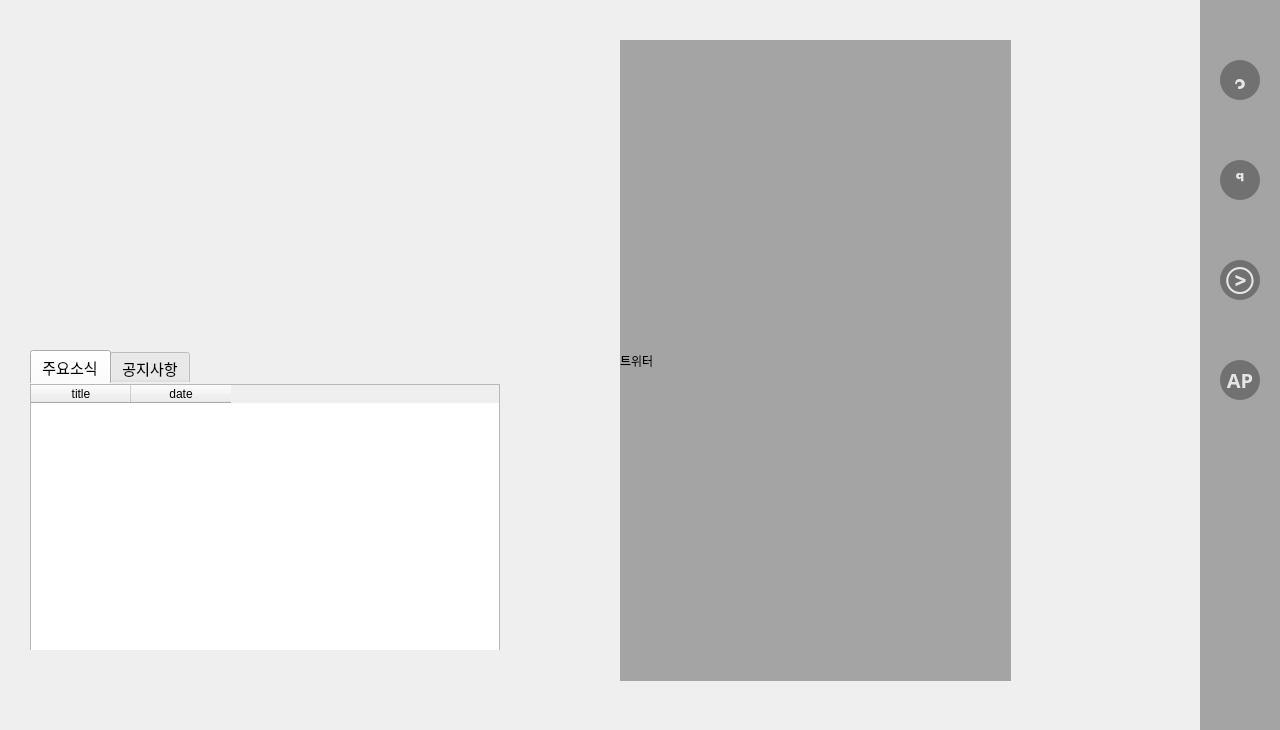
<?xml version="1.0" encoding="UTF-8"?>
<ui version="4.0">
 <class>MainWindow</class>
 <widget class="QMainWindow" name="MainWindow">
  <property name="geometry">
   <rect>
    <x>0</x>
    <y>0</y>
    <width>1280</width>
    <height>730</height>
   </rect>
  </property>
  <property name="windowTitle">
   <string>MainWindow</string>
  </property>
  <widget class="QWidget" name="centralwidget">
   <widget class="QWidget" name="widget" native="true">
    <property name="geometry">
     <rect>
      <x>0</x>
      <y>0</y>
      <width>1280</width>
      <height>730</height>
     </rect>
    </property>
    <property name="styleSheet">
     <string notr="true">QPushButton{
	background-color: rgba(0,0,0,80);
	color:rgba(255,255,255,210);
	border-radius:20px;
}
QPushButton:hover{
	color: rgba(131,96,53,255);
}
QPushButton:clicked{
	padding-left: 5px;
	padding-top: 5px;
	color:rgba(91,88,53,255);
}
</string>
    </property>
    <widget class="QLabel" name="label_2">
     <property name="geometry">
      <rect>
       <x>1200</x>
       <y>0</y>
       <width>80</width>
       <height>730</height>
      </rect>
     </property>
     <property name="font">
      <font>
       <pointsize>15</pointsize>
       <weight>75</weight>
       <bold>true</bold>
      </font>
     </property>
     <property name="styleSheet">
      <string notr="true">background-color:rgba(0,0,0,80);</string>
     </property>
     <property name="text">
      <string/>
     </property>
    </widget>
    <widget class="QPushButton" name="button_screen_menu1">
     <property name="geometry">
      <rect>
       <x>1220</x>
       <y>60</y>
       <width>40</width>
       <height>40</height>
      </rect>
     </property>
     <property name="font">
      <font>
       <family>Segoe MDL2 Assets</family>
       <pointsize>15</pointsize>
       <weight>75</weight>
       <bold>true</bold>
      </font>
     </property>
     <property name="text">
      <string></string>
     </property>
    </widget>
    <widget class="QPushButton" name="button_screen_menu2">
     <property name="geometry">
      <rect>
       <x>1220</x>
       <y>160</y>
       <width>40</width>
       <height>40</height>
      </rect>
     </property>
     <property name="font">
      <font>
       <family>Segoe MDL2 Assets</family>
       <pointsize>15</pointsize>
       <weight>75</weight>
       <bold>true</bold>
      </font>
     </property>
     <property name="styleSheet">
      <string notr="true"/>
     </property>
     <property name="text">
      <string></string>
     </property>
    </widget>
    <widget class="QPushButton" name="button_screen_menu3">
     <property name="geometry">
      <rect>
       <x>1220</x>
       <y>260</y>
       <width>40</width>
       <height>40</height>
      </rect>
     </property>
     <property name="font">
      <font>
       <family>Segoe MDL2 Assets</family>
       <pointsize>15</pointsize>
       <weight>75</weight>
       <bold>true</bold>
      </font>
     </property>
     <property name="text">
      <string></string>
     </property>
    </widget>
    <widget class="QPushButton" name="button_screen_menu4">
     <property name="geometry">
      <rect>
       <x>1220</x>
       <y>360</y>
       <width>40</width>
       <height>40</height>
      </rect>
     </property>
     <property name="font">
      <font>
       <family>배달의민족 주아</family>
       <pointsize>15</pointsize>
       <weight>75</weight>
       <bold>true</bold>
      </font>
     </property>
     <property name="text">
      <string>AP</string>
     </property>
    </widget>
    <widget class="QStackedWidget" name="stackedWidget">
     <property name="geometry">
      <rect>
       <x>0</x>
       <y>0</y>
       <width>1200</width>
       <height>730</height>
      </rect>
     </property>
     <property name="styleSheet">
      <string notr="true"/>
     </property>
     <property name="currentIndex">
      <number>0</number>
     </property>
     <widget class="QWidget" name="page">
      <widget class="QLabel" name="label_slide_home">
       <property name="geometry">
        <rect>
         <x>30</x>
         <y>80</y>
         <width>470</width>
         <height>264</height>
        </rect>
       </property>
       <property name="cursor">
        <cursorShape>ArrowCursor</cursorShape>
       </property>
       <property name="styleSheet">
        <string notr="true">background-color:gba(0,0,0,80);</string>
       </property>
       <property name="text">
        <string/>
       </property>
      </widget>
      <widget class="QPushButton" name="pushButton_slide_home">
       <property name="geometry">
        <rect>
         <x>30</x>
         <y>80</y>
         <width>470</width>
         <height>264</height>
        </rect>
       </property>
       <property name="cursor">
        <cursorShape>PointingHandCursor</cursorShape>
       </property>
       <property name="styleSheet">
        <string notr="true">QPushButton{
	background-color: rgba(0,0,0,0);
}
QPushButton:hover{
}
QPushButton:clicked{
}</string>
       </property>
       <property name="text">
        <string/>
       </property>
      </widget>
      <widget class="QTabWidget" name="tabWidget_home">
       <property name="geometry">
        <rect>
         <x>30</x>
         <y>350</y>
         <width>470</width>
         <height>300</height>
        </rect>
       </property>
       <property name="font">
        <font>
         <family>배달의민족 주아</family>
         <pointsize>11</pointsize>
         <kerning>true</kerning>
        </font>
       </property>
       <property name="styleSheet">
        <string notr="true">QTabWidget::pane {border: 0;}</string>
       </property>
       <property name="tabShape">
        <enum>QTabWidget::Rounded</enum>
       </property>
       <property name="currentIndex">
        <number>0</number>
       </property>
       <widget class="QWidget" name="tab_home2">
        <attribute name="title">
         <string>주요소식</string>
        </attribute>
        <widget class="QTableWidget" name="tableWidget_home2">
         <property name="geometry">
          <rect>
           <x>0</x>
           <y>0</y>
           <width>470</width>
           <height>270</height>
          </rect>
         </property>
         <property name="styleSheet">
          <string notr="true"/>
         </property>
         <column>
          <property name="text">
           <string>title</string>
          </property>
         </column>
         <column>
          <property name="text">
           <string>date</string>
          </property>
         </column>
        </widget>
       </widget>
       <widget class="QWidget" name="tab_home1">
        <attribute name="title">
         <string>공지사항</string>
        </attribute>
        <widget class="QTableWidget" name="tableWidget_home1">
         <property name="geometry">
          <rect>
           <x>0</x>
           <y>0</y>
           <width>470</width>
           <height>270</height>
          </rect>
         </property>
         <property name="styleSheet">
          <string notr="true"/>
         </property>
         <column>
          <property name="text">
           <string>title</string>
          </property>
         </column>
         <column>
          <property name="text">
           <string>date</string>
          </property>
         </column>
        </widget>
       </widget>
      </widget>
      <widget class="QLabel" name="label_6">
       <property name="geometry">
        <rect>
         <x>620</x>
         <y>40</y>
         <width>391</width>
         <height>641</height>
        </rect>
       </property>
       <property name="styleSheet">
        <string notr="true">background-color: rgba(0,0,0,80);</string>
       </property>
       <property name="text">
        <string>트위터</string>
       </property>
      </widget>
      <zorder>label_slide_home</zorder>
      <zorder>tabWidget_home</zorder>
      <zorder>label_6</zorder>
      <zorder>pushButton_slide_home</zorder>
     </widget>
     <widget class="QWidget" name="page_2">
      <widget class="QCalendarWidget" name="calendarWidget">
       <property name="geometry">
        <rect>
         <x>20</x>
         <y>10</y>
         <width>1151</width>
         <height>701</height>
        </rect>
       </property>
      </widget>
     </widget>
     <widget class="QWidget" name="page_3">
      <widget class="QLabel" name="label_3">
       <property name="geometry">
        <rect>
         <x>0</x>
         <y>0</y>
         <width>1200</width>
         <height>730</height>
        </rect>
       </property>
       <property name="styleSheet">
        <string notr="true">background-color:rgba(0,0,0,180)</string>
       </property>
       <property name="text">
        <string/>
       </property>
      </widget>
      <widget class="QTableWidget" name="tableWidget">
       <property name="geometry">
        <rect>
         <x>425</x>
         <y>15</y>
         <width>250</width>
         <height>700</height>
        </rect>
       </property>
       <property name="sizePolicy">
        <sizepolicy hsizetype="Expanding" vsizetype="Expanding">
         <horstretch>0</horstretch>
         <verstretch>0</verstretch>
        </sizepolicy>
       </property>
       <property name="verticalScrollBarPolicy">
        <enum>Qt::ScrollBarAlwaysOff</enum>
       </property>
       <property name="horizontalScrollBarPolicy">
        <enum>Qt::ScrollBarAlwaysOff</enum>
       </property>
       <attribute name="horizontalHeaderVisible">
        <bool>false</bool>
       </attribute>
       <attribute name="horizontalHeaderDefaultSectionSize">
        <number>50</number>
       </attribute>
       <attribute name="verticalHeaderVisible">
        <bool>false</bool>
       </attribute>
       <attribute name="verticalHeaderDefaultSectionSize">
        <number>25</number>
       </attribute>
       <row>
        <property name="text">
         <string>New Row</string>
        </property>
       </row>
       <row>
        <property name="text">
         <string>New Row</string>
        </property>
       </row>
       <column>
        <property name="text">
         <string>오파츠</string>
        </property>
       </column>
       <column>
        <property name="text">
         <string>T1</string>
        </property>
       </column>
       <column>
        <property name="text">
         <string>T2</string>
        </property>
       </column>
       <column>
        <property name="text">
         <string>T3</string>
        </property>
       </column>
       <column>
        <property name="text">
         <string>T4</string>
        </property>
       </column>
      </widget>
      <widget class="QTableWidget" name="tableWidget_2">
       <property name="geometry">
        <rect>
         <x>680</x>
         <y>15</y>
         <width>250</width>
         <height>600</height>
        </rect>
       </property>
       <property name="sizePolicy">
        <sizepolicy hsizetype="Expanding" vsizetype="Expanding">
         <horstretch>0</horstretch>
         <verstretch>0</verstretch>
        </sizepolicy>
       </property>
       <property name="verticalScrollBarPolicy">
        <enum>Qt::ScrollBarAlwaysOff</enum>
       </property>
       <property name="horizontalScrollBarPolicy">
        <enum>Qt::ScrollBarAlwaysOff</enum>
       </property>
       <attribute name="horizontalHeaderVisible">
        <bool>false</bool>
       </attribute>
       <attribute name="horizontalHeaderDefaultSectionSize">
        <number>50</number>
       </attribute>
       <attribute name="verticalHeaderVisible">
        <bool>false</bool>
       </attribute>
       <attribute name="verticalHeaderDefaultSectionSize">
        <number>25</number>
       </attribute>
       <row>
        <property name="text">
         <string>New Row</string>
        </property>
       </row>
       <row>
        <property name="text">
         <string>New Row</string>
        </property>
       </row>
       <column>
        <property name="text">
         <string>오파츠</string>
        </property>
       </column>
       <column>
        <property name="text">
         <string>T1</string>
        </property>
       </column>
       <column>
        <property name="text">
         <string>T2</string>
        </property>
       </column>
       <column>
        <property name="text">
         <string>T3</string>
        </property>
       </column>
       <column>
        <property name="text">
         <string>T4</string>
        </property>
       </column>
       <item row="0" column="0">
        <property name="text">
         <string>백귀야행</string>
        </property>
       </item>
      </widget>
      <widget class="QTableWidget" name="tableWidget_3">
       <property name="geometry">
        <rect>
         <x>935</x>
         <y>15</y>
         <width>250</width>
         <height>600</height>
        </rect>
       </property>
       <property name="sizePolicy">
        <sizepolicy hsizetype="Expanding" vsizetype="Expanding">
         <horstretch>0</horstretch>
         <verstretch>0</verstretch>
        </sizepolicy>
       </property>
       <property name="verticalScrollBarPolicy">
        <enum>Qt::ScrollBarAlwaysOff</enum>
       </property>
       <property name="horizontalScrollBarPolicy">
        <enum>Qt::ScrollBarAlwaysOff</enum>
       </property>
       <attribute name="horizontalHeaderVisible">
        <bool>false</bool>
       </attribute>
       <attribute name="horizontalHeaderDefaultSectionSize">
        <number>50</number>
       </attribute>
       <attribute name="verticalHeaderVisible">
        <bool>false</bool>
       </attribute>
       <attribute name="verticalHeaderDefaultSectionSize">
        <number>25</number>
       </attribute>
       <row>
        <property name="text">
         <string>New Row</string>
        </property>
       </row>
       <row>
        <property name="text">
         <string>New Row</string>
        </property>
       </row>
       <column>
        <property name="text">
         <string>오파츠</string>
        </property>
       </column>
       <column>
        <property name="text">
         <string>T1</string>
        </property>
       </column>
       <column>
        <property name="text">
         <string>T2</string>
        </property>
       </column>
       <column>
        <property name="text">
         <string>T3</string>
        </property>
       </column>
       <column>
        <property name="text">
         <string>T4</string>
        </property>
       </column>
      </widget>
      <widget class="QTableWidget" name="tableWidget_4">
       <property name="geometry">
        <rect>
         <x>15</x>
         <y>15</y>
         <width>380</width>
         <height>700</height>
        </rect>
       </property>
       <property name="sizePolicy">
        <sizepolicy hsizetype="Expanding" vsizetype="Expanding">
         <horstretch>0</horstretch>
         <verstretch>0</verstretch>
        </sizepolicy>
       </property>
       <property name="verticalScrollBarPolicy">
        <enum>Qt::ScrollBarAlwaysOff</enum>
       </property>
       <property name="horizontalScrollBarPolicy">
        <enum>Qt::ScrollBarAlwaysOff</enum>
       </property>
       <attribute name="horizontalHeaderVisible">
        <bool>false</bool>
       </attribute>
       <attribute name="horizontalHeaderDefaultSectionSize">
        <number>50</number>
       </attribute>
       <attribute name="verticalHeaderVisible">
        <bool>false</bool>
       </attribute>
       <attribute name="verticalHeaderDefaultSectionSize">
        <number>25</number>
       </attribute>
       <row>
        <property name="text">
         <string>New Row</string>
        </property>
       </row>
       <row>
        <property name="text">
         <string>New Row</string>
        </property>
       </row>
       <column>
        <property name="text">
         <string>오파츠</string>
        </property>
       </column>
       <column>
        <property name="text">
         <string>T1</string>
        </property>
       </column>
       <column>
        <property name="text">
         <string>T2</string>
        </property>
       </column>
       <column>
        <property name="text">
         <string>T3</string>
        </property>
       </column>
       <column>
        <property name="text">
         <string>T4</string>
        </property>
       </column>
      </widget>
     </widget>
     <widget class="QWidget" name="page_4">
      <widget class="QPushButton" name="button_ap1">
       <property name="geometry">
        <rect>
         <x>460</x>
         <y>200</y>
         <width>40</width>
         <height>40</height>
        </rect>
       </property>
       <property name="font">
        <font>
         <family>Segoe MDL2 Assets</family>
         <pointsize>15</pointsize>
         <weight>75</weight>
         <bold>true</bold>
        </font>
       </property>
       <property name="styleSheet">
        <string notr="true">QPushButton{
	background-color: rgba(0,0,0,210);
	color:rgba(255,255,255,210);
	border-radius:5px;
}
QPushButton:hover{
	color: rgba(131,96,53,255);
}
QPushButton:clicked{
	padding-left: 5px;
	padding-top: 5px;
	color:rgba(91,88,53,255);
}
</string>
       </property>
       <property name="text">
        <string></string>
       </property>
      </widget>
      <widget class="QTimeEdit" name="timeEdit_ap1">
       <property name="geometry">
        <rect>
         <x>270</x>
         <y>137</y>
         <width>135</width>
         <height>35</height>
        </rect>
       </property>
       <property name="font">
        <font>
         <family>배달의민족 주아</family>
         <pointsize>15</pointsize>
         <weight>75</weight>
         <bold>true</bold>
        </font>
       </property>
       <property name="time">
        <time>
         <hour>11</hour>
         <minute>0</minute>
         <second>0</second>
        </time>
       </property>
      </widget>
      <widget class="QDateEdit" name="dateEdit_ap1">
       <property name="geometry">
        <rect>
         <x>100</x>
         <y>137</y>
         <width>160</width>
         <height>35</height>
        </rect>
       </property>
       <property name="font">
        <font>
         <family>배달의민족 주아</family>
         <pointsize>15</pointsize>
         <weight>75</weight>
         <bold>true</bold>
        </font>
       </property>
       <property name="time">
        <time>
         <hour>0</hour>
         <minute>0</minute>
         <second>0</second>
        </time>
       </property>
       <property name="displayFormat">
        <string>yyyy/MM/dd</string>
       </property>
       <property name="calendarPopup">
        <bool>true</bool>
       </property>
      </widget>
      <widget class="QLabel" name="label_ap2">
       <property name="geometry">
        <rect>
         <x>15</x>
         <y>140</y>
         <width>81</width>
         <height>31</height>
        </rect>
       </property>
       <property name="font">
        <font>
         <family>배달의민족 주아</family>
         <pointsize>15</pointsize>
         <weight>75</weight>
         <bold>true</bold>
        </font>
       </property>
       <property name="text">
        <string>점검 시간</string>
       </property>
      </widget>
      <widget class="QTimeEdit" name="timeEdit_ap2">
       <property name="geometry">
        <rect>
         <x>430</x>
         <y>137</y>
         <width>135</width>
         <height>35</height>
        </rect>
       </property>
       <property name="font">
        <font>
         <family>배달의민족 주아</family>
         <pointsize>15</pointsize>
         <weight>75</weight>
         <bold>true</bold>
        </font>
       </property>
       <property name="time">
        <time>
         <hour>16</hour>
         <minute>0</minute>
         <second>0</second>
        </time>
       </property>
      </widget>
      <widget class="QLabel" name="label_ap3">
       <property name="geometry">
        <rect>
         <x>410</x>
         <y>140</y>
         <width>21</width>
         <height>31</height>
        </rect>
       </property>
       <property name="font">
        <font>
         <family>배달의민족 주아</family>
         <pointsize>15</pointsize>
         <weight>75</weight>
         <bold>true</bold>
        </font>
       </property>
       <property name="text">
        <string>~</string>
       </property>
      </widget>
      <widget class="QLabel" name="label_ap1">
       <property name="geometry">
        <rect>
         <x>15</x>
         <y>90</y>
         <width>81</width>
         <height>31</height>
        </rect>
       </property>
       <property name="font">
        <font>
         <family>배달의민족 주아</family>
         <pointsize>15</pointsize>
         <weight>75</weight>
         <bold>true</bold>
        </font>
       </property>
       <property name="text">
        <string>이벤트명</string>
       </property>
      </widget>
      <widget class="QTextEdit" name="textEdit_ap1">
       <property name="geometry">
        <rect>
         <x>100</x>
         <y>87</y>
         <width>300</width>
         <height>35</height>
        </rect>
       </property>
       <property name="font">
        <font>
         <family>배달의민족 주아</family>
         <pointsize>15</pointsize>
         <weight>75</weight>
         <bold>true</bold>
        </font>
       </property>
      </widget>
      <widget class="QLabel" name="label_ap4">
       <property name="geometry">
        <rect>
         <x>15</x>
         <y>190</y>
         <width>81</width>
         <height>31</height>
        </rect>
       </property>
       <property name="font">
        <font>
         <family>배달의민족 주아</family>
         <pointsize>15</pointsize>
         <weight>75</weight>
         <bold>true</bold>
        </font>
       </property>
       <property name="text">
        <string>여유 시간</string>
       </property>
      </widget>
      <widget class="QSpinBox" name="spinBox_ap1">
       <property name="geometry">
        <rect>
         <x>100</x>
         <y>187</y>
         <width>51</width>
         <height>35</height>
        </rect>
       </property>
       <property name="font">
        <font>
         <family>배달의민족 주아</family>
         <pointsize>15</pointsize>
         <weight>75</weight>
         <bold>true</bold>
        </font>
       </property>
       <property name="value">
        <number>3</number>
       </property>
      </widget>
      <widget class="QLabel" name="label_ap5">
       <property name="geometry">
        <rect>
         <x>720</x>
         <y>60</y>
         <width>387</width>
         <height>567</height>
        </rect>
       </property>
       <property name="styleSheet">
        <string notr="true">background-color:rgba(0,0,0,50)</string>
       </property>
       <property name="text">
        <string/>
       </property>
      </widget>
      <widget class="QPushButton" name="button_ap2">
       <property name="geometry">
        <rect>
         <x>520</x>
         <y>200</y>
         <width>40</width>
         <height>40</height>
        </rect>
       </property>
       <property name="font">
        <font>
         <family>배달의민족 주아</family>
         <pointsize>15</pointsize>
         <weight>75</weight>
         <bold>true</bold>
        </font>
       </property>
       <property name="styleSheet">
        <string notr="true">QPushButton{
	background-color: rgba(0,0,0,210);
	color:rgba(255,255,255,210);
	border-radius:5px;
}
QPushButton:hover{
	color: rgba(131,96,53,255);
}
QPushButton:clicked{
	padding-left: 5px;
	padding-top: 5px;
	color:rgba(91,88,53,255);
}
</string>
       </property>
       <property name="text">
        <string>경로</string>
       </property>
      </widget>
      <widget class="QLabel" name="label_ap6">
       <property name="geometry">
        <rect>
         <x>540</x>
         <y>315</y>
         <width>200</width>
         <height>100</height>
        </rect>
       </property>
       <property name="font">
        <font>
         <family>배달의민족 주아</family>
         <pointsize>15</pointsize>
         <weight>75</weight>
         <bold>true</bold>
        </font>
       </property>
       <property name="styleSheet">
        <string notr="true">background-color: rgba(0,0,0,0);
color:rgba(255,255,255,0);
border-radius:20px;</string>
       </property>
       <property name="text">
        <string>저장 성공</string>
       </property>
       <property name="alignment">
        <set>Qt::AlignCenter</set>
       </property>
      </widget>
     </widget>
    </widget>
    <widget class="QLabel" name="label">
     <property name="geometry">
      <rect>
       <x>0</x>
       <y>0</y>
       <width>1280</width>
       <height>730</height>
      </rect>
     </property>
     <property name="styleSheet">
      <string notr="true">border-image:url(:/newPrefix/Useimages/28.png)</string>
     </property>
     <property name="text">
      <string/>
     </property>
    </widget>
    <zorder>label</zorder>
    <zorder>stackedWidget</zorder>
    <zorder>label_2</zorder>
    <zorder>button_screen_menu1</zorder>
    <zorder>button_screen_menu2</zorder>
    <zorder>button_screen_menu3</zorder>
    <zorder>button_screen_menu4</zorder>
   </widget>
  </widget>
 </widget>
 <resources/>
 <connections/>
</ui>
